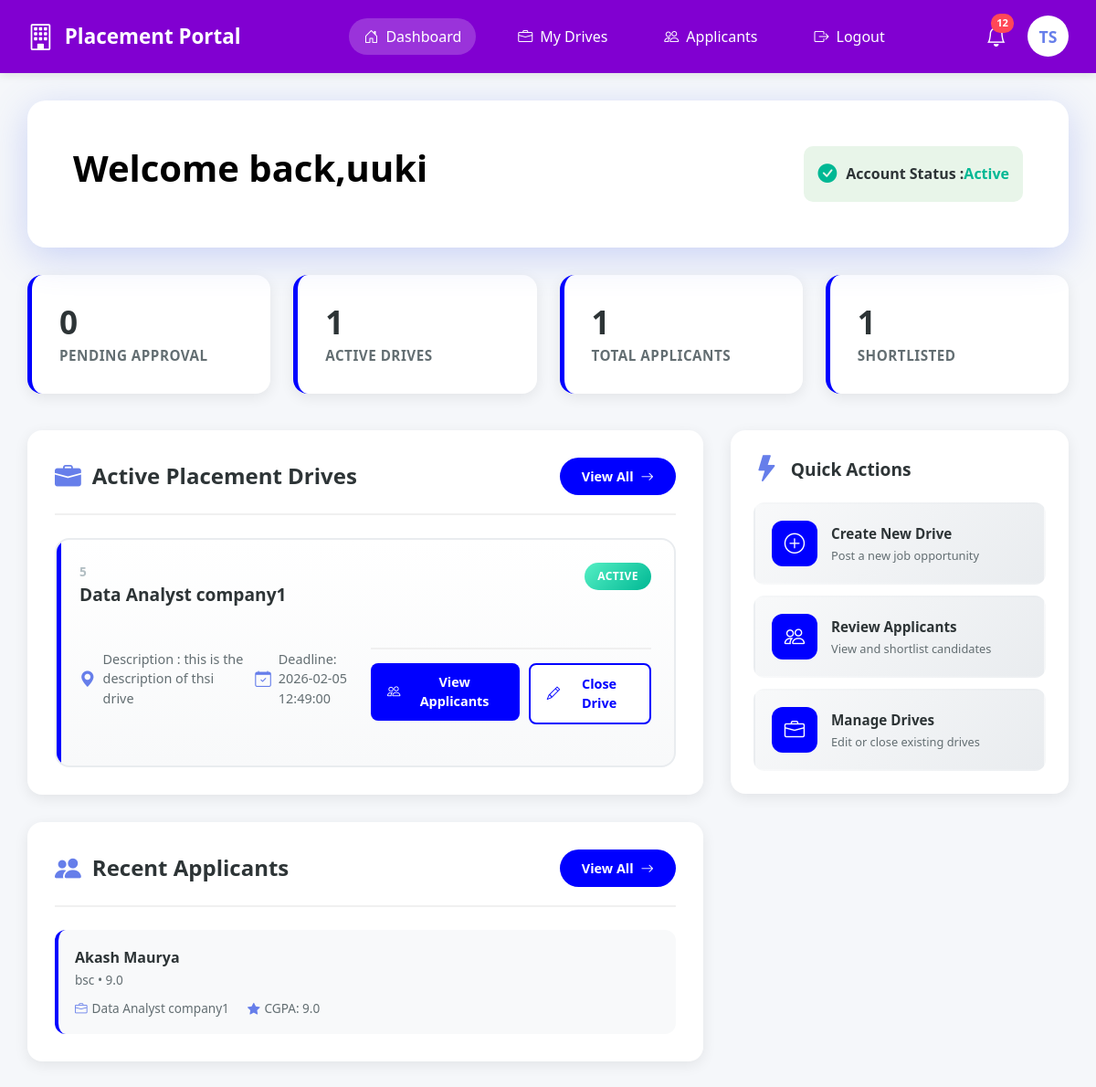
/company (signed in), run on the app's committed database.
### portal/models.py (models this page shows)
class Company(db.Model,UserMixin):
    __tablename__ = 'companies'
    id = db.Column(db.Integer , primary_key = True)
    user_id = db.Column(db.Integer,db.ForeignKey('users.id'),nullable = False)
    company_name = db.Column(db.String(100) , unique = True, nullable = False)
    hr_contact = db.Column(db.String(20) , unique = True)
    website = db.Column(db.String(200))
    approval_status = db.Column(db.String(20) , default = 'APPROVED') #APPROVED , PENDING , REJECTED
    is_blacklisted = db.Column(db.Boolean , default = False)

class Drive(db.Model,UserMixin):
    __tablename__ = 'placement_drives'
    id = db.Column(db.Integer , primary_key = True)
    company_id = db.Column(db.Integer,db.ForeignKey('companies.id') , nullable = False)
    job_title = db.Column(db.String(100), nullable = False)
    description = db.Column(db.String(200), nullable = False)
    eligibility = db.Column(db.String(100), nullable = False)
    deadline = db.Column(db.DateTime, nullable = False)
    status = db.Column(db.String(20), nullable = False,default ='APPROVED') #APPROVED,PENDING,CLOSED
    company = db.relationship('Company' , backref = 'companies')

class Application(db.Model,UserMixin):
    __tablename__ = 'applications'
    id = db.Column(db.Integer , primary_key = True)
    student_id = db.Column(db.Integer,db.ForeignKey('students.id'), nullable = False)
    drive_id = db.Column(db.Integer,db.ForeignKey('placement_drives.id') , nullable = False)
    applied_at = db.Column(db.DateTime,default = datetime.utcnow)
    status = db.Column(db.String(30), nullable = False,default = 'PENDING')#PENDING , SHORTLISTED,SELECTED , REJECTED
    drive = db.relationship('Drive', backref='applications')
    student = db.relationship('Student' , backref = 'students')
    __table_args__ = (
    db.UniqueConstraint('student_id', 'drive_id', name='unique_student_drive'),
)

class Student(db.Model,UserMixin):
    __tablename__ = 'students'
    id = db.Column(db.Integer , primary_key = True)
    user_id = db.Column(db.Integer,db.ForeignKey('users.id') , nullable = False)
    name = db.Column(db.String(50),nullable = False)
    branch = db.Column(db.String(30) )
    cgpa = db.Column(db.Float ,nullable = False)
    resume_path = db.Column(db.String(200),nullable= False)
    is_blacklisted = db.Column(db.Boolean , default = False)

### app.py (the view)
@app.route("/company")
@login_required
def company():
    company = Company.query.filter_by(user_id=current_user.id).first_or_404()
    d_p = Drive.query.filter_by(company_id = current_user.id , status = "PENDING").all()
    drive = Drive.query.filter_by(company_id = company.id).all()
    applications = db.session.query(Application).join(Drive).filter(
    Drive.company_id == company.id
).all()
    students = db.session.query(Student).join(Application).filter(
        Application.student_id == Student.id
    ).all()
    t_shortlist = db.session.query(Application).join(Drive).filter(
    Drive.company_id == company.id , Application.status == 'SHORTLISTED'
).all()
    a_d = Drive.query.filter_by(company_id = company.id , status = "APPROVED").all()
    return render_template('company/company.html',c = company ,
                           d_p = len(d_p), drives = drive , a_d = len(a_d),
                           t_a = len(applications),
                           t_s = len(t_shortlist),
                           applications = applications)

### app.py (called while the page is built)
@login_manager.user_loader
def load_user(user_id):
    return User.query.get(int(user_id))

### templates/company/company.html (shortened to what this page needs)
{% extends "company/company_base.html" %}
{% block content %}
<div class="main-container">
    <div class="banner">
        <div class="welcome-content">
            <div class="welcome-text">
                <h1>Welcome back,{{c.company_name}}</h1>
            </div>
            <div
                style="display: flex; justify-content: space-between; align-items: center; padding: 15px; background: #e8f5e9; border-radius: 10px;">
                <div style="display: flex; align-items: center; gap: 10px;">
                    {% if c.approval_status == "APPROVED" %}
                    <i class="bi bi-check-circle-fill" style="color: #00b894; font-size: 1.3rem;"></i>
                    {% else %}
                    <i class="bi bi-check-circle-fill" style="color: #f54607; font-size: 1.3rem;"></i>
                    {% endif %}
                    <span style="font-weight: 600; color: #2d3436;">Account Status : </span>
                </div>
                {% if c.approval_status == "APPROVED" %}
                <span style="color: #00b894; font-weight: 700;"> Active</span>
                {% else %}
                <span style="color: #b81500; font-weight: 700;"> Blocked</span>
                {% endif %}
            </div>
        </div>
    </div>
    <div class="stats-grid">
        <div class="stat-card ">
            <div class="stat-info">
                <h3>{{d_p}} </h3>
                <p>Pending Approval</p>
            </div>
        </div>
        <div class="stat-card ">
            <div class="stat-info">
                <h3>{{a_d}}</h3>
                <p>Active Drives</p>
            </div>
        </div>
        <div class="stat-card ">
            <div class="stat-info">
                <h3>{{t_a}}</h3>
                <p>Total Applicants</p>
            </div>
        </div>
        <div class="stat-card">
            <div class="stat-info">
                <h3>{{t_s}}</h3>
                <p>Shortlisted</p>
            </div>
        </div>
    </div>
    <div class="content-grid">
        <div>
            <div class="section-card">
                <div class="section-header">
                    <h2>
                        <i class="bi bi-briefcase-fill icon"></i>
                        Active Placement Drives
                    </h2>
                    <a href="{{url_for('company_drive')}}" class="view-all-btn">
                        View All <i class="bi bi-arrow-right"></i>
                    </a>
                </div>
                {% for drive in drives %}
                <div class="drives-list">
                    <div class="drive-card">
                        <div class="drive-header">
                            <div>
                                <div class="drive-id">{{drive.id}}</div>
                                <div class="drive-title">{{drive.job_title}} </div>
                            </div>
                            {% if drive.status == 'APPROVED' %}
                            <span class="drive-status status-active">Active</span>
                            {% else %}
                            <span class="drive-status status-pending">Pending Approval</span>
                            {% endif%}
                        </div>
                        <div class="drive-meta">
                            <div class="meta-item">
                                <i class="bi bi-geo-alt-fill"></i>
                                <span>Description : {{drive.description}} </span>
                                <div class="meta-item">
                                    <i class="bi bi-calendar-check"></i>
                                    <span>Deadline: {{drive.deadline}}</span>
                                </div>
                            </div>
                            <div class="drive-actions">
                                <a href="{{url_for('company_app')}}">
                                    <button class="btn-action btn-view">
                                        <i class="bi bi-people"></i>
                                        View Applicants
                                    </button>
                                </a>
                                <a href="{{url_for('close_drive', drive_id = drive.id)}}">
                                    <button class="btn-action btn-edit">
                                        <i class="bi bi-pencil"></i>
                                        Close Drive
                                    </button>
                                </a>
                            </div>
                        </div>
                    </div>
                </div>
                {% endfor %}
            </div>
            <div class="section-card">
                <div class="section-header">
                    <h2>
                        <i class="bi bi-people-fill icon"></i>
                        Recent Applicants
                    </h2>
                    <a href="{{url_for('company_app')}}" class="view-all-btn">
                        View All <i class="bi bi-arrow-right"></i>
                    </a>
                </div>
                <div class="applicants-list">
                    {% for app in applications %}
                    <div class="applicant-card">
                        <div class="applicant-header">
                            <div class="applicant-info">
                                <div class="applicant-name">{{app.student.name}} </div>
                                <div class="applicant-details">{{app.student.branch}} • {{app.student.cgpa}} </div>
                            </div>
                        </div>
                        <div class="applicant-meta">
                            <div class="applicant-meta-item">
                                <i class="bi bi-briefcase"></i>
                                <span><span>{{app.drive.job_title}} </span></span>
                            </div>
                            <div class="applicant-meta-item">
                                <i class="bi bi-star-fill"></i>
                                <span>CGPA: {{app.student.cgpa}} </span>
                            </div>
                        </div>
                        {% endfor %}
                    </div>
                </div>
            </div>
        </div>
        <div>
            <div class="quick-actions-panel">
                <div class="section-header" style="border: none; padding-bottom: 0; margin-bottom: 20px;">
                    <h2 style="font-size: 1.2rem;">
                        <i class="bi bi-lightning-fill icon"></i>
                        Quick Actions
                    </h2>
                </div>
                <div class="quick-actions-grid">
                    <a href="{{url_for('company_create_drive',company_id = c.id)}}">
                        <div class="action-item">
                            <div class="action-icon">
                                <i class="bi bi-plus-circle"></i>
                            </div>
                            <div class="action-text">
                                <div class="action-title">Create New Drive</div>
                                <div class="action-desc">Post a new job opportunity</div>
                            </div>
                        </div>
                    </a>
                    <a href="{{url_for('company_app')}}">
                        <div class="action-item">
                            <div class="action-icon">
                                <i class="bi bi-people"></i>
                            </div>
                            <div class="action-text">
                                <div class="action-title">Review Applicants</div>
                                <div class="action-desc">View and shortlist candidates</div>
                            </div>
                        </div>
                    </a>
                    <a href="{{url_for('company_drive')}}">
                        <div class="action-item">
                            <div class="action-icon">
                                <i class="bi bi-briefcase"></i>
                            </div>
                            <div class="action-text">
                                <div class="action-title">Manage Drives</div>
                                <div class="action-desc">Edit or close existing drives</div>
                            </div>
                        </div>
                    </a>
                </div>
            </div>
        </div>
    </div>
</div>
{% endblock %}

### templates/company/company.html (style rules this page uses)
a { text-decoration: none; }

### data on the page
Company: company_name "uuki"
Drive: id "5", job_title "Data Analyst company1", status "ACTIVE", description "this is the description of thsi drive", deadline "2026-02-05 12:49:00"
Application: student.name "Akash Maurya", student.branch "bsc", student.cgpa "9.0", drive.job_title "Data Analyst company1"

### other printed values
{{ d_p }} "0"
{{ a_d }} "1"
{{ t_a }} "1"
{{ t_s }} "1"
